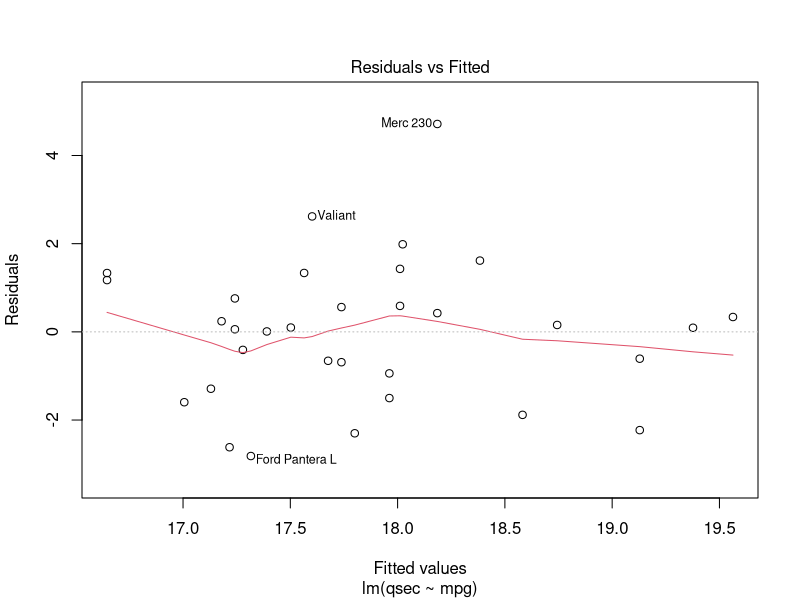
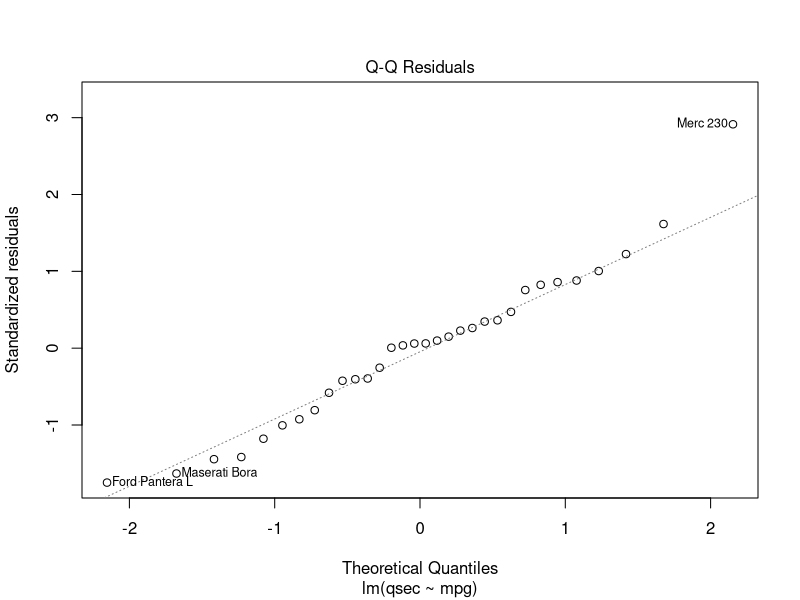
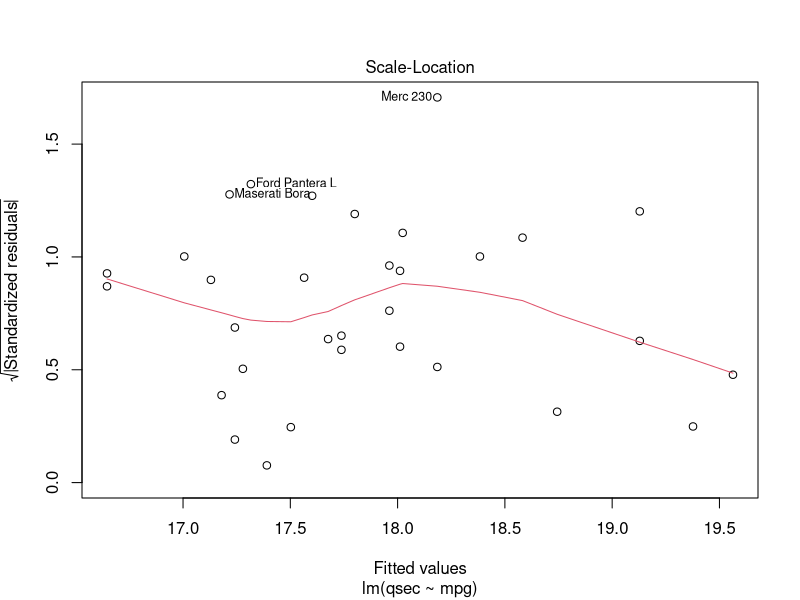
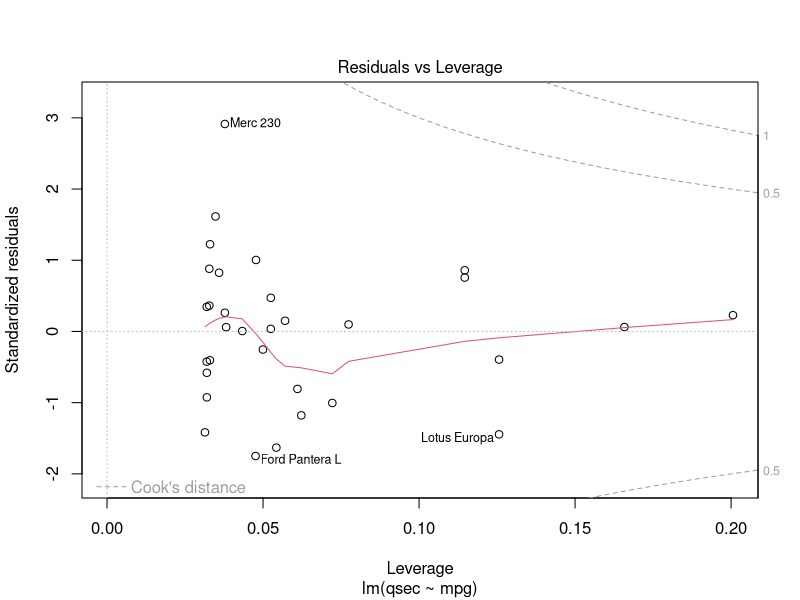

These charts were generated, in order, by the following R code:
## ---- chunk 1
library(tidyverse)
m <- lm(qsec ~ mpg, data = mtcars)
coef(m)
## ---- chunk 2
plot(m)
## ---- chunk 3
lm(price ~ depth + carat, data = diamonds) %>%
  summary()
lm(price ~ carat + clarity, data = diamonds) %>%
  summary()
## ---- chunk 4
library(purrr)
d <- diamonds %>%
  group_by(clarity) %>%
  nest() #%>%

mod_fun <- function(df){
  lm(price ~ carat, data = df) 
}
 
mod_df2 <- d %>%
  mutate(lin_mod = map(data, function(x) lm(price ~ carat, data = x)))

mod_df <- d %>% 
  mutate(lin_mod = map(data, mod_fun))
## ---- chunk 5
mod_df3 <- mod_df %>%
  mutate(slopes = map_dbl(lin_mod, function(x) coefficients(x)[2]))
